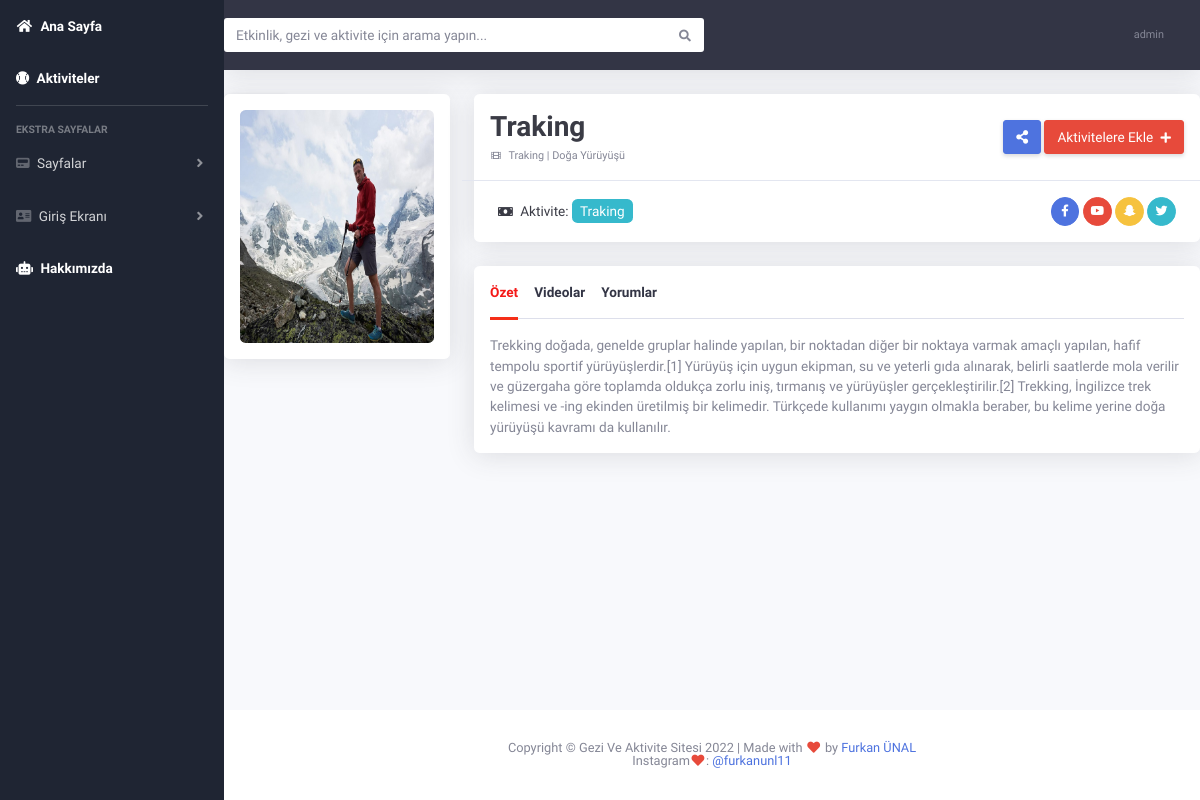
Page /gezidetay/traking (signed in) on the committed database.
### geziler/models.py (models this page shows, shortened)
class Category(models.Model):
    STATUS = (
        ('True','Evet'),
        ('False',"Hayır")
    )
    id = models.AutoField(primary_key=True)
    title = models.CharField("Başlık",max_length=50, null=True)
    slug = models.CharField(max_length=50, null=True)
    description = models.TextField("Açıklama",validators= [MinLengthValidator(20)])
    image = models.CharField("Resim",max_length=50, null=True)
    created_at = models.DateTimeField(auto_now_add=True, null=True)
    updated_at = models.DateTimeField(auto_now=True, null=True)
    isActive = models.BooleanField(default=False)
    isHome = models.BooleanField(default=False)
    titleforhead = models.CharField("Kafa Başlığı", max_length=50,null=True)

### geziler/views.py (the view, shortened to what this page needs)
# urls.py: path("gezidetay/<slug:slug>", views.gezidetay, name="gezi-detay"),
def gezidetay(request , slug):
    gezi = get_object_or_404(Category, slug = slug)
    comment_form = CommentForm()
    return render(request, 'gezidetay.html', {
        "gezi": gezi,
        "videos": gezi.video_set.all(),
        "comments": gezi.comments.all().order_by("-date_added"),
        "comment_form": comment_form
    })

### geziler/forms.py
class CommentForm(forms.ModelForm):
    class Meta:
        numbers = (
            ('1','1 Yıldız'),
            ('2','2 Yıldız'),
            ('3','3 Yıldız'),
            ('4','4 Yıldız'),
            ('5','5 Yıldız'),
        )
        model = Comment
        fields = ['full_name','email','text','rating']
        labels = {
            "full_name":"Ad Soyad",
            "email":"Eposta",
            "text":"Yorum",
            "rating":"Puan"
        }
        widgets = {
            "full_name": widgets.TextInput(attrs={"class":"form-control"}),
            "email": widgets.EmailInput(attrs={"class":"form-control"}),
            "text": widgets.Textarea(attrs={"class":"form-control"}),
            "rating": widgets.Select(attrs={"class":"form-control custom-select"},choices=numbers),
        }

### geziler/templatetags/filters.py (called while the page is built)
@register.filter
def display_rating(rating_count):
    html = ""
    count = 5 - rating_count
    for i in range(rating_count):
        html += '<i class="fa fa-star active"></i>'
    for i in range(count):
        html += '<i class="fa fa-star"></i>'
    html += f'<span class="rounded bg-warning text-dark pl-1 pr-1">5/{rating_count}</span>'
    return html

### geziler/templates/gezidetay.html (shortened to what this page needs)
{% extends 'geziler/base.html' %}
{% load static %}
{% block page_title %} Gezilecek Yerler{% endblock  %} {% block content %}
<div id="wrapper">
  {% include 'include/_sidebar.html' %}
  <div id="content-wrapper" class="d-flex flex-column">
    <div id="content">
      {% include 'include/_topbar.html' %}
      <div class="row">
        <div class="col-xl-12 col-lg-12">
          <div class="cover-pic">
            <div
              class="position-absolute bg-white shadow-sm rounded text-center p-2 m-4 love-box"
            >
              <h6 class="text-gray-900 mb-0 font-weight-bold">
              </h6>
              <small class="text-muted">8,784</small>
            </div>
          </div>
        </div>
        <div class="col-xl-3 col-lg-3">
          <div class="bg-white p-3 widget shadow rounded mb-4">
            <img src="{% static 'img/'|add:gezi.image %}" class="img-fluid rounded" alt="..." />
          </div>
        </div>
        <div class="col-xl-9 col-lg-9">
          <div class="bg-white info-header shadow rounded mb-4">
            <div
              class="row d-flex align-items-center justify-content-between p-3 border-bottom"
            >
              <div class="col-lg-7 m-b-4">
                <h3 class="text-gray-900 mb-0 mt-0 font-weight-bold">
                 {{ gezi.title }}
                </h3>
                <p class="mb-0 text-gray-800">
                  <small class="text-muted"
                    ><i class="fas fa-film fa-fw fa-sm mr-1"></i>
                      {{ gezi.titleforhead }}
                    </small>
                </p>
              </div>
              <div class="col-lg-5 text-right">
                <a href="#" class="d-sm-inline-block btn btn-primary shadow-sm"
                  ><i class="fas fa-share-alt"></i
                ></a>
                <a href="#" class="d-sm-inline-block btn btn-danger shadow-sm">
                  Aktivitelere Ekle <i class="fas fa-plus fa-sm ml-1"></i
                ></a>
              </div>
            </div>
            <div
              class="row d-flex align-items-center justify-content-between py-3 px-4"
            >
              <div class="col-lg-6 m-b-4">
                <p class="mb-0 text-gray-900">
                  <i class="fas fa-money-bill fa-sm fa-fw mr-1"></i> Aktivite:
                  <span class="text-white rounded px-2 py-1 bg-info"
                    >
                    {{gezi.title}}
                    </span
                  >
                </p>
              </div>
              <div class="col-lg-6 text-right">
                <a href="#" class="btn btn-sm btn-primary btn-circle">
                  <i class="fab fa-facebook-f"></i>
                </a>
                <a href="#" class="btn btn-sm btn-danger btn-circle">
                  <i class="fab fa-youtube"></i>
                </a>
                <a href="#" class="btn btn-sm btn-warning btn-circle">
                  <i class="fab fa-snapchat-ghost"></i>
                </a>
                <a href="#" class="btn btn-sm btn-info btn-circle">
                  <i class="fab fa-twitter"></i>
                </a>
              </div>
            </div>
          </div>
          <div class="bg-white p-3 widget shadow rounded mb-4">
            <ul class="nav nav-tabs" id="myTab" role="tablist">
              <li class="nav-item">
                <a
                  class="nav-link active"
                  id="home-tab"
                  data-toggle="tab"
                  href="#home"
                  role="tab"
                  aria-controls="home"
                  aria-selected="true"
                  >Özet</a
                >
              </li>
              <li class="nav-item">
                <a
                  class="nav-link"
                  id="videos-tab"
                  data-toggle="tab"
                  href="#videos"
                  role="tab"
                  aria-controls="videos"
                  aria-selected="false"
                  >Videolar
                </a>
              </li>
              <li class="nav-item">
                <a class="nav-link"
                  id="contact-tab"
                  data-toggle="tab"
                  href="#contact"
                  role="tab"
                  aria-controls="contact"
                  aria-selected="false"
                  >Yorumlar</a>
              </li>
            </ul>
            <div class="tab-content" id="myTabContent">
              <div
                class="tab-pane fade show active"
                id="home"
                role="tabpanel"
                aria-labelledby="home-tab">
                {{gezi.description}}
              </div>
            </div>
          </div>
        </div>
      </div>
    </div>
    {% include 'include/_footer.html' %}
  </div>
</div>
{% endblock %}

### geziler/templates/include/_topbar.html (shortened to what this page needs)
{% load static %}
<nav class="navbar navbar-expand navbar-dark topbar mb-4 pl-0 static-top shadow">
        <form  class=" d-none d-sm-inline-block form-inline mr-auto my-2 my-md-0 mw-100 navbar-search">
          <div class="input-group">
            <input
              type="text"
              class="form-control bg-white border-0 small"
              placeholder="Etkinlik, gezi ve aktivite için arama yapın..."
              aria-label="Search"
              aria-describedby="basic-addon2"
            />
            <div class="input-group-append">
              <button class="btn bg-white" type="button">
                <i class="fas fa-search fa-sm"></i>
              </button>
            </div>
          </div>
        </form>
        <ul class="navbar-nav ml-auto">
          {% if user.is_authenticated %}
               <li class="nav-item dropdown no-arrow">
            <a
              class="nav-link dropdown-toggle"
              href="#"
              id="userDropdown"
              role="button"
              data-toggle="dropdown"
              aria-haspopup="true"
              aria-expanded="false"
            >
              <span class="mr-2 d-none d-lg-inline text-gray-600 small">{{ user.username }}</span>
            </a>
          </li>
          {% endif %}
        </ul>
      </nav>

### rows in the picture
Category: image (picture), title "Traking", titleforhead "Traking | Doğa Yürüyüşü", description "Trekking doğada, genelde gruplar halinde yapılan, bir noktadan diğer bir noktaya varmak amaçlı yapılan, hafif tempolu sportif yürüyüşlerdir.[1] Yürüyüş için uygun ekipman, su ve yeterli gıda alınarak, belirli saatlerde mola verilir ve güzergaha göre toplamda oldukça zorlu iniş, tırmanış ve yürüyüşler gerçekleştirilir.[2] Trekking, İngilizce trek kelimesi ve -ing ekinden üretilmiş bir kelimedir. Türkçede kullanımı yaygın olmakla beraber, bu kelime yerine doğa yürüyüşü kavramı da kullanılır."

### other values in the picture
{{ user.username }} "admin"
